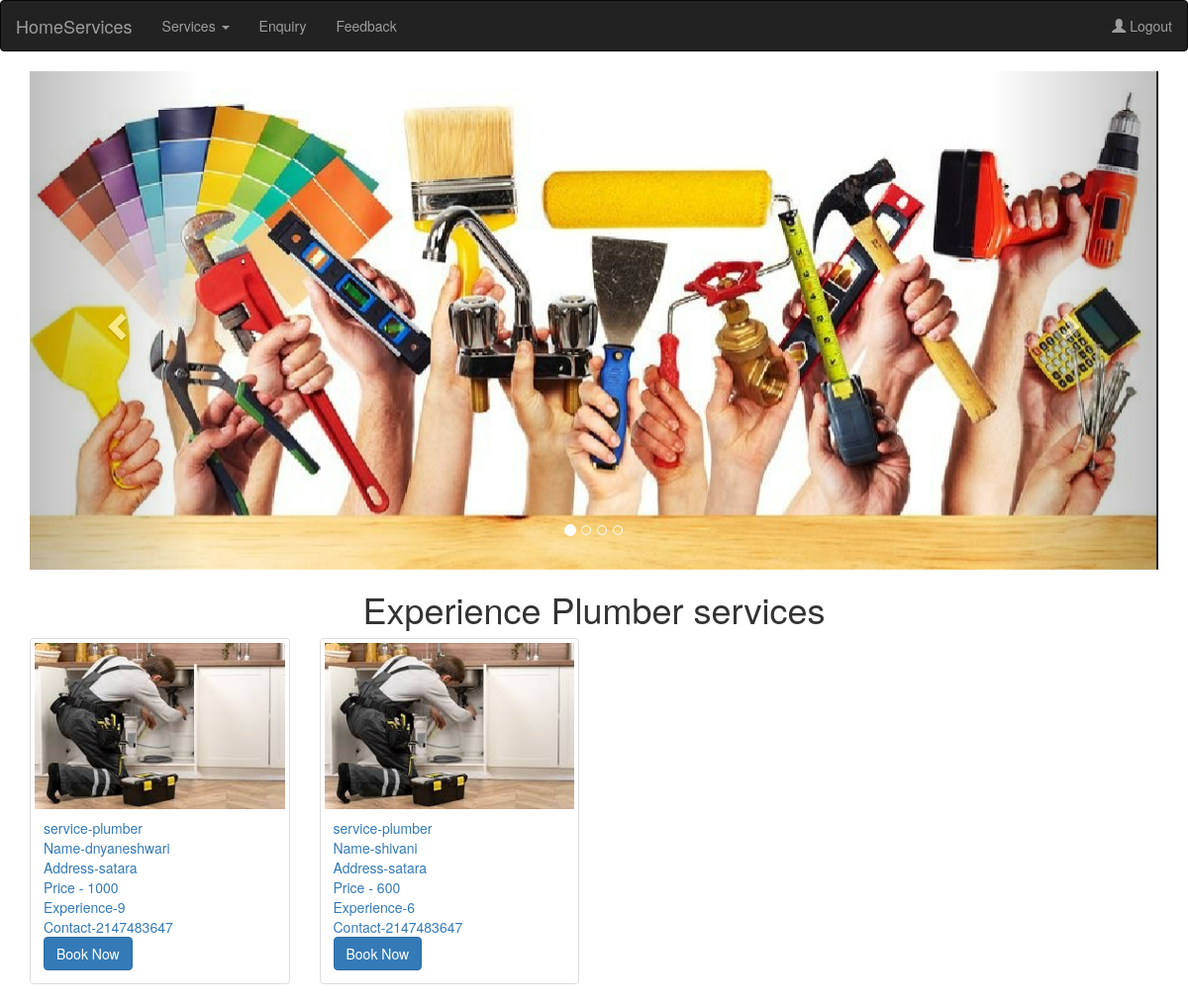
The page /user/services.php on the database its author committed.
### tables this page shows
CREATE TABLE `addsp` (
  `service` varchar(200) NOT NULL,
  `name` varchar(20) NOT NULL,
  `address` varchar(50) NOT NULL,
  `contact` int(15) NOT NULL,
  `file` varchar(255) NOT NULL,
  `experience` int(5) NOT NULL,
  `price` int(10) NOT NULL
);

### user/services.php (the view, shortened to what this page needs)
<?php
include("header.php");
$sr="Plumber";
?>
<h1 align=center>Experience <?php echo ucfirst($sr); ?> services</h1>
<div class="row">
<?php
include("connection.php");
$rs=mysqli_query($cn,"select * from addsp where service='$sr'");
while($a=mysqli_fetch_array($rs))
{
$cs=$a["service"];
$nm=$a["name"];
$ad=$a["address"];
$cn=$a["contact"];
$fi=$a["file"];
$ep=$a["experience"];
$pr=$a["price"];
echo "<div class='col-md-3'>";
echo "<div class=\"thumbnail\">";
echo "<a href=buy.php?service=$cs&price=$pr target=\"_blank\">";
echo"<img src=\"images/$fi\" class=\"img-responsive\" width=100% height=100%>";
echo "<div class=\"caption\">";
echo"service-$cs<br>Name-$nm<br>Address-$ad<br>Price - $pr<br>Experience-$ep<br>Contact-$cn<br><a class=\"btn btn-primary\" href=booking.php?service=$cs&price=$pr>Book Now</a></div></div></div>";
}
?>
</div>
<?php
include("footer.php");
?>

### user/header.php (shortened to what this page needs)
<!DOCTYPE html>
<html lang="en">
<head>
  <link rel="stylesheet" href="bootstrap/css/bootstrap.min.css">
</head>
<body>
<nav class="navbar navbar-inverse">
  <div class="container-fluid">
    <div class="navbar-header">
      <a class="navbar-brand" href="#">HomeServices</a>
    </div>
    <ul class="nav navbar-nav">
      <li class="dropdown">
        <a class="dropdown-toggle" data-toggle="dropdown" href="#">Services
        <span class="caret"></span></a>
      </li>
      <li><a href="enquiry.php">Enquiry</a></li>
<li><a href="feedback.php">Feedback</a></li>
    </ul> <ul class="nav navbar-nav navbar-right">
      <li><a href="logout.php"><span class="glyphicon glyphicon-user"></span> Logout</a></li>
    </ul>
  </div>
</nav>
<div class="container">
<div id="myCarousel" class="carousel slide" data-ride="carousel">
  <ol class="carousel-indicators">
    <li data-target="#myCarousel" data-slide-to="0" class="active"></li>
    <li data-target="#myCarousel" data-slide-to="1"></li>
    <li data-target="#myCarousel" data-slide-to="2"></li>
<li data-target="#myCarousel" data-slide-to="3"></li>
  </ol>
  <div class="carousel-inner">
    <div class="item active">
 <img src="images\9s.png" width=100% height=50px>
    </div>
  </div>
  <a class="left carousel-control" href="#myCarousel" data-slide="prev">
    <span class="glyphicon glyphicon-chevron-left"></span>
  </a>
  <a class="right carousel-control" href="#myCarousel" data-slide="next">
    <span class="glyphicon glyphicon-chevron-right"></span>
  </a>
</div>

### user/footer.php
</div>
</body>
</html>

### rows shown on the page
addsp: file (picture), service "plumber", name "dnyaneshwari", address "satara", price "1000", experience "9", contact "2147483647"
addsp: file (picture), service "plumber", name "shivani", address "satara", price "600", experience "6", contact "2147483647"

### other values the page prints
$sr "Plumber"
